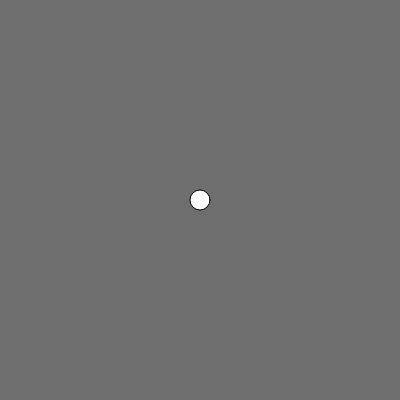
Frame 1 (no input)
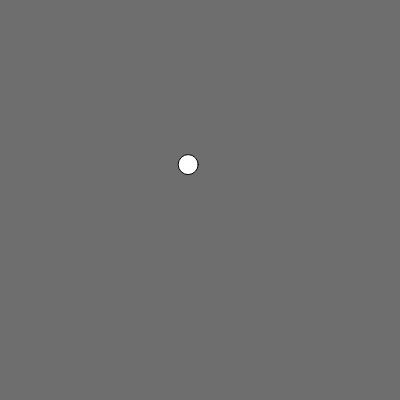
Frame 60 (no input)
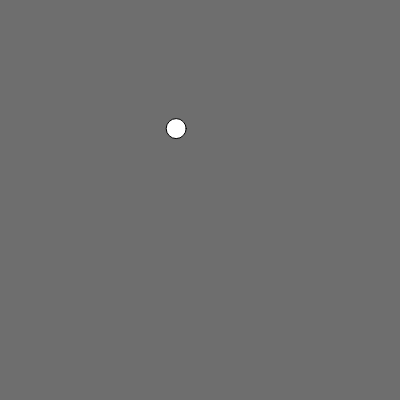
Frame 120 (the mouse pressed at the canvas centre since frame 60)

The p5.js sketch that drew these frames (run headless with seeded random() and noise() and a simulated clock; from frame 60 on, the mouse is pressed at the canvas centre):

// p5.js sketch
// ── sketch.js
let newX;
let newY;
let startX = 20; // Initial x coordinate
let stopX = 160; // Final x coordinate
let startY = 30; // Initial y coordinate
let stopY = 80; // Final y coordinate
let x = startX; // Current x coordinate
let y = startY; // Current y coordinate
let step = 0.005; // createCanvas of each step (0.0 to 1.0)
let pct = 0.0; // Percentage traveled (0.0 to 1.0)
var r, g, b

function setup() {
  createCanvas(400, 400);
  startX = width / 2
  startY = height / 2
}

function draw() {
  background(110);
  r = random(255);
  g = random(255);
  b = random(255);
  // if ((stopX - startX) == 0 && (newY - mouseY) == 0) {
  if (pct < 1.0) {
    x = startX + ((stopX - startX) * pct);
    y = startY + ((stopY - startY) * pct);
    pct += step;
  } else {
    autoTween();
  }

  // }
  ellipse(x, y, 20, 20);
}

function mousePressed() {
  if (pct >= 1.0){
  newX = random(width);
  newY = random(height);
  startX = stopX;
  startY = stopY;
  stopX = newX;
  stopY = newY;
  pct = 0;
  console.log(startX, startY, stopX, stopY);
  }
}
function autoTween() {
  //if (pct >= 1.0){
  r = random(255);
  g = random(255);
  b = random(255);
  fill(r, g, b);
  newX = random(width);
  newY = random(height);
  startX = stopX;
  startY = stopY;
  stopX = newX;
  stopY = newY;
  pct = 0;
  //console.log(startX, startY, stopX, stopY);
//change colour every time it tweens 
}
//***** 
// MODIFY THIS CODE TO ADD ADDITIONAL POINTS TO TWEEN TO    
// BASED ON WHERE THE MOUSE IS CLICKED. START EACH ADDITIONAL
// TWEEN ONLY WHEN THE PREVIOUS TWEEN HAS COMPLETED. 
// HINT: USE mousePressed(), mouseX, mouseY  
//*****
